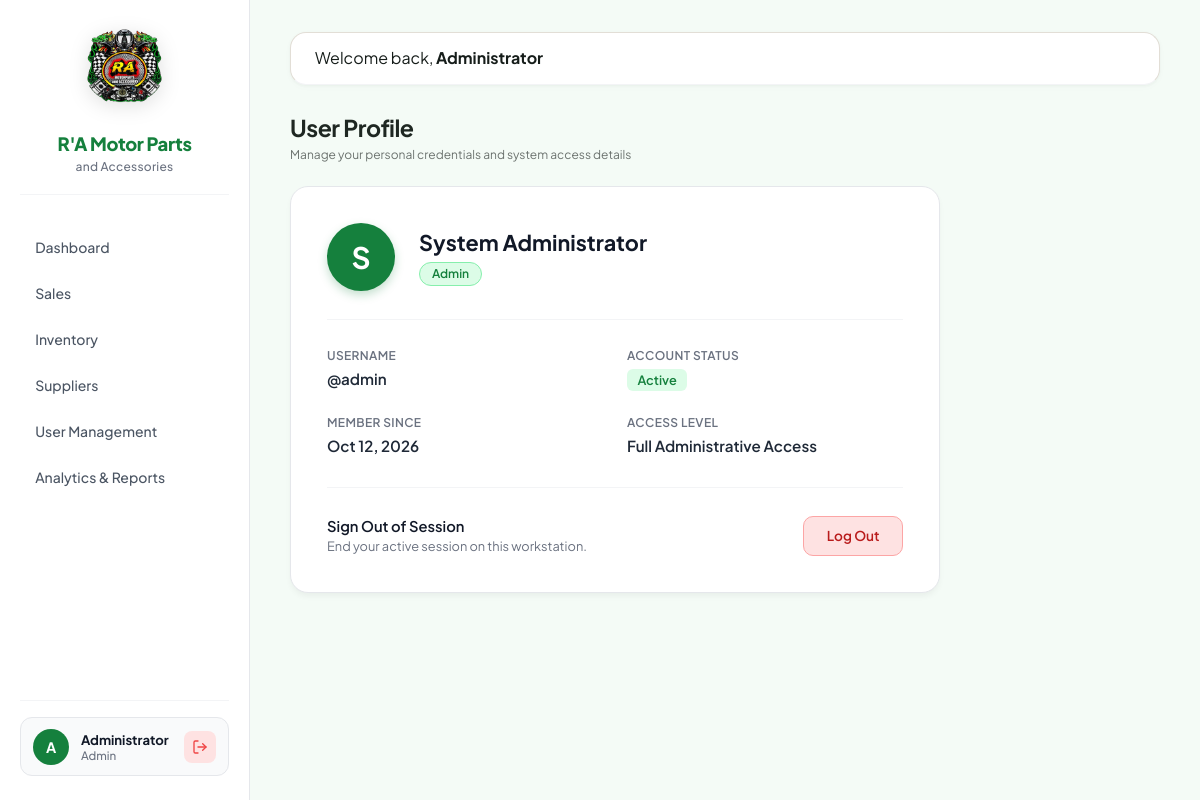
The page /frontend/views/admin/profile/profile.php on the database its author committed.
### tables this page shows
CREATE TABLE IF NOT EXISTS `users` (
    `user_id` INT AUTO_INCREMENT PRIMARY KEY,
    `role_id` INT NOT NULL,
    `first_name` VARCHAR(50) NOT NULL,
    `last_name` VARCHAR(50) NOT NULL,
    `username` VARCHAR(50) NOT NULL UNIQUE,
    `password` VARCHAR(255) NOT NULL,
    `status` ENUM('Active', 'Inactive') DEFAULT 'Active',
    `created_at` TIMESTAMP DEFAULT CURRENT_TIMESTAMP,
    `updated_at` TIMESTAMP DEFAULT CURRENT_TIMESTAMP ON UPDATE CURRENT_TIMESTAMP,
    FOREIGN KEY (`role_id`) REFERENCES `roles`(`role_id`) ON DELETE RESTRICT ON UPDATE CASCADE
);

CREATE TABLE IF NOT EXISTS `roles` (
    `role_id` INT AUTO_INCREMENT PRIMARY KEY,
    `role_name` VARCHAR(50) NOT NULL UNIQUE,
    `created_at` TIMESTAMP DEFAULT CURRENT_TIMESTAMP
);

### frontend/views/admin/profile/profile.php (the view, shortened to what this page needs)
<?php
$user_id = (int)($_SESSION['user_id'] ?? 1);
$conn = getDBConnection();
$stmt = $conn->prepare("
    SELECT u.*, r.role_name
    FROM users u
    LEFT JOIN roles r ON u.role_id = r.role_id
    WHERE u.user_id = ?
");
$stmt->bind_param("i", $user_id);
$stmt->execute();
$user = $stmt->get_result()->fetch_assoc();
?>
<!DOCTYPE html>
<html lang="en">
<head>
    <link rel="stylesheet" href="../../../assets/css/style.css?v=<?= time(); ?>">
    <link rel="stylesheet" href="profile.css?v=<?= time(); ?>">
</head>
<body>
<div class="dashboard-container">
    <?php include __DIR__ . '/../sidebar.php'; ?>
    <main class="main-content">
        <header class="topbar">
            <div>Welcome back, <strong>Administrator</strong></div>
        </header>
        <div class="page-header">
            <div>
                <h1 class="page-title">User Profile</h1>
                <p class="stat-card-sub">Manage your personal credentials and system access details</p>
            </div>
        </div>
        <div class="profile-card">
            <div class="profile-hero">
                <div class="profile-avatar">
                    <?= strtoupper(substr($user['first_name'] ?? 'A', 0, 1)); ?>
                </div>
                <div class="profile-hero-text">
                    <h2><?= htmlspecialchars(($user['first_name'] ?? '') . ' ' . ($user['last_name'] ?? '')); ?></h2>
                    <span class="profile-badge-role"><?= htmlspecialchars($user['role_name'] ?? 'Admin'); ?></span>
                </div>
            </div>
            <div class="profile-grid">
                <div class="profile-item">
                    <label>Username</label>
                    <div class="profile-val">@<?= htmlspecialchars($user['username'] ?? 'admin'); ?></div>
                </div>
                <div class="profile-item">
                    <label>Account Status</label>
                    <div class="profile-val">
                        <span class="status-pill-active"><?= htmlspecialchars($user['status'] ?? 'Active'); ?></span>
                    </div>
                </div>
                <div class="profile-item">
                    <label>Member Since</label>
                    <div class="profile-val">
                        <?= !empty($user['created_at']) ? date('M d, Y', strtotime($user['created_at'])) : 'N/A'; ?>
                    </div>
                </div>
                <div class="profile-item">
                    <label>Access Level</label>
                    <div class="profile-val">Full Administrative Access</div>
                </div>
            </div>
            <div class="profile-logout-section">
                <div>
                    <div class="logout-title">Sign Out of Session</div>
                    <div class="logout-desc">End your active session on this workstation.</div>
                </div>
                <a href="/motor_shop/backend/modules/auth/logout.php" id="btnLogout" class="btn-logout-confirm">
                    Log Out
                </a>
            </div>
        </div>
    </main>
</div>
</body>
</html>

### frontend/assets/css/style.css (style rules this page uses)
:root { --bg: #f4fbf6; --surface: #ffffff; --surface-low: #eff5f0; --surface-high: #e3eae5; --primary: #1e2722; --primary-hover: #2d3a33; --secondary: #176b4b; --secondary-container: #dcece3; --text: #161d1a; --muted: #6c736f; --border: #e2ded6; --border-light: #efece6; --danger: #ba1a1a; --danger-bg: #fcece9; --warning: #8a5612; --warning-bg: #fdf3e3; --success: #1f6b47; --success-bg: #e5f4ec; --shadow-sm: 0 1px 3px rgba(30, 39, 34, 0.04), 0 2px 8px rgba(30, 39, 34, 0.02); --shadow: 0 1px 3px rgba(30, 39, 34, 0.04), 0 8px 24px rgba(30, 39, 34, 0.04); --shadow-lg: 0 12px 32px -4px rgba(30, 39, 34, 0.08), 0 4px 12px rgba(30, 39, 34, 0.03); --radius: 16px; --radius-sm: 8px; --radius-full: 9999px; --sidebar-w: 245px; }
* { margin: 0; padding: 0; box-sizing: border-box; font-family: 'Plus Jakarta Sans', sans-serif; }
body { background-color: var(--bg); color: var(--text); -webkit-font-smoothing: antialiased; }
.dashboard-container { display: flex; min-height: 100vh; }
.main-content { flex: 1; padding: 2rem 2.5rem; background-color: var(--bg); overflow-y: auto; }
.topbar { display: flex; justify-content: space-between; align-items: center; background: var(--surface); padding: 0.85rem 1.5rem; border-radius: var(--radius); box-shadow: var(--shadow-sm); margin-bottom: 1.75rem; border: 1px solid var(--border); }
.page-header { display: flex; justify-content: space-between; align-items: center; margin-bottom: 1.5rem; }
.page-title { font-size: 1.45rem; font-weight: 700; color: var(--primary); letter-spacing: -0.02em; }
.stat-card-sub { font-size: 0.75rem; color: var(--muted); margin-top: 0.35rem; }
.main-content { flex: 1; min-width: 0; padding: 2rem 2.5rem; overflow-y: auto; }
.topbar { display: flex; justify-content: space-between; align-items: center; margin-bottom: 1.75rem; padding-bottom: 1rem; border-bottom: 1px solid #f3f4f6; }

### frontend/views/admin/profile/profile.css (style rules this page uses)
.profile-card { background: #ffffff; border-radius: 18px; border: 1px solid #e5e7eb; padding: 2.25rem; max-width: 650px; box-shadow: 0 4px 6px -1px rgba(0, 0, 0, 0.05); }
.profile-hero { display: flex; align-items: center; gap: 1.5rem; padding-bottom: 1.75rem; border-bottom: 1px solid #f3f4f6; margin-bottom: 1.75rem; }
.profile-avatar { width: 68px; height: 68px; border-radius: 50%; background: #15803d; color: #ffffff; display: flex; align-items: center; justify-content: center; font-size: 1.85rem; font-weight: 700; box-shadow: 0 4px 10px rgba(21, 128, 61, 0.25); }
.profile-hero-text h2 { font-size: 1.35rem; color: #111827; margin: 0; font-weight: 700; }
.profile-badge-role { display: inline-block; background: #dcfce7; color: #15803d; padding: 0.2rem 0.75rem; border-radius: 9999px; font-size: 0.75rem; font-weight: 600; margin-top: 0.4rem; border: 1px solid #86efac; }
.profile-grid { display: grid; grid-template-columns: 1fr 1fr; gap: 1.5rem; margin-bottom: 2rem; }
.profile-item label { display: block; font-size: 0.75rem; color: #6b7280; font-weight: 600; text-transform: uppercase; letter-spacing: 0.03em; margin-bottom: 0.35rem; }
.profile-val { font-size: 0.95rem; font-weight: 600; color: #1f2937; }
.status-pill-active { display: inline-block; background: #dcfce7; color: #15803d; padding: 0.2rem 0.65rem; border-radius: 6px; font-size: 0.8rem; font-weight: 600; }
.profile-logout-section { border-top: 1px solid #f3f4f6; padding-top: 1.75rem; display: flex; justify-content: space-between; align-items: center; }
.logout-title { font-size: 0.92rem; font-weight: 600; color: #111827; }
.logout-desc { font-size: 0.8rem; color: #6b7280; margin-top: 0.15rem; }
.btn-logout-confirm { background: #fee2e2; color: #b91c1c; padding: 0.65rem 1.4rem; border-radius: 10px; font-weight: 600; font-size: 0.85rem; text-decoration: none; border: 1px solid #fca5a5; transition: all 0.2s ease; }

### rows shown on the page
users: first_name "S", first_name+last_name "System Administrator", role.role_name "Admin", username "admin", status "Active", created_at "Oct 12, 2026"

### other values the page prints
substr($_SESSION['full_name'] ?? 'A', 0, 1) "A"
$_SESSION['full_name'] "Administrator"
$_SESSION['role_name'] "Admin"
